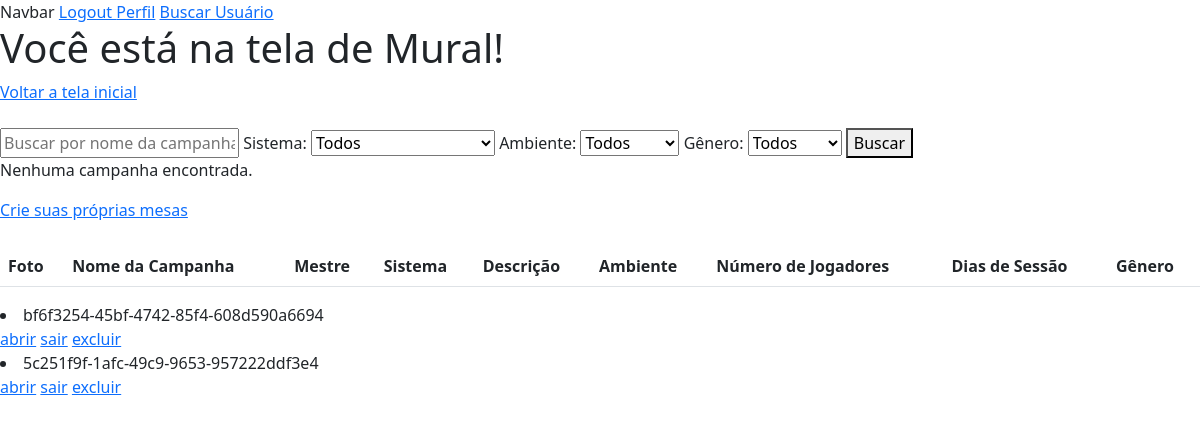
Page /buscarMesa/ (signed in) on the earlier database version.
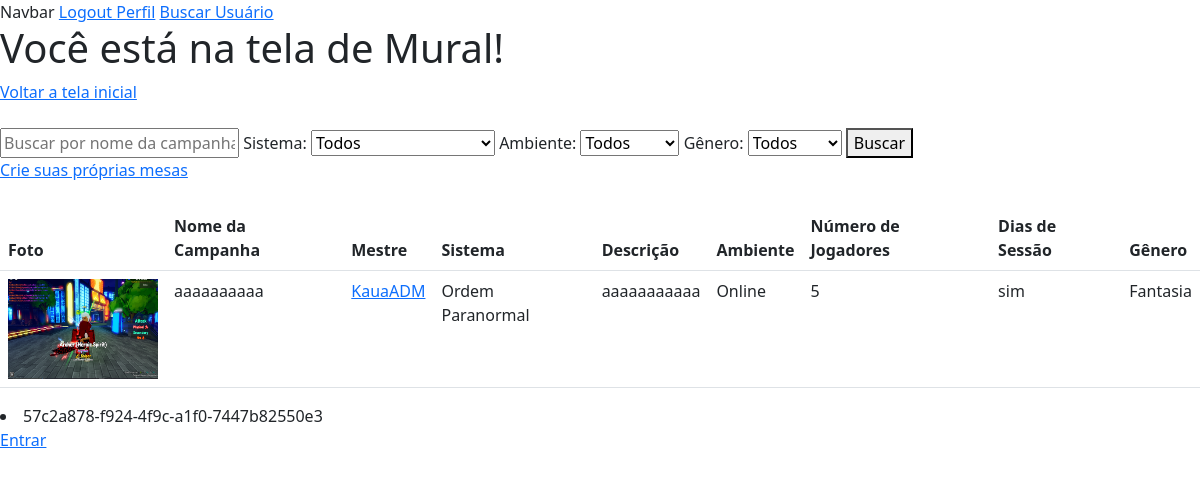
Same page on the later database version.
### chat/models.py (models this page shows, shortened)
class Grupo(models.Model):
	uuid = models.UUIDField(default=uuid4, editable=False)
	membros = models.ManyToManyField(User)
	criador = models.ForeignKey(User, on_delete=models.CASCADE, null=True, related_name='grupos_criados')

### home/models.py (models this page shows, shortened)
class Campanha(models.Model):
    nomeMestre = models.ForeignKey(Perfil, on_delete=models.CASCADE)
    SISTEMAS_RPG_CHOICES = (
        ('Dungeons & Dragons', 'Dungeons & Dragons'),
        ('Ordem Paranormal', 'Ordem Paranormal'),
        ('Tormenta20', 'Tormenta20'),
        ('Call of Cthulu', 'Call of Cthulu'),
        ('Outro', 'Outro')
    )
    AMBIENTES_RPG_CHOICES = (
        ('Online', 'Online'),
        ('Presencial', 'Presencial')
    )
    GENERO_RPG_CHOICES = (
        ('Aventura', 'Aventura'),
        ('Fantasia', 'Fantasia'),
        ('Histórico', 'Histórico'),
        ('Mistério', 'Mistério'),
        ('Suspense', 'Suspense'),
        ('Terror', 'Terror'),
    )
    nomeCampanha = models.CharField(max_length=52, null=True)
    sistemaCampanha = models.CharField(max_length=100, choices=SISTEMAS_RPG_CHOICES, null=True)
    descricaoCampanha = models.TextField(max_length=256, null=True)
    fotoCampanha = models.ImageField(upload_to='images/FotoCampanha/', null=True)
    ambienteCampanha = models.CharField(max_length=100, choices=AMBIENTES_RPG_CHOICES, null=True)
    numeroJogadores = models.IntegerField(null=True)
    diasSessao = models.CharField(max_length=52, null=True)
    generoRPG = models.CharField(max_length=100, choices=GENERO_RPG_CHOICES, null=True)

class Perfil(models.Model):
    nomePerfil = models.ForeignKey(User, on_delete=models.CASCADE)
    slug = models.SlugField(User, unique=True)
    SESSION_CHOICES = (
        ('Online', 'Online'),
        ('Presencial', 'Presencial'),
    )
    PLAYER_TYPE_CHOICES = (
        ('Mestre', 'Mestre'),
        ('Jogador', 'Jogador'),
        ('Ambos', 'Ambos'),
    )
    RPG_SYSTEM_CHOICES = (
        ('Dungeons & Dragons', 'Dungeons & Dragons'),
        ('Tormenta20', 'Tormenta20'),
        ('Ordem Paranormal', 'Ordem Paranormal'),
        ('Call of Cthulhu', 'Call of Cthulhu'),
        ('Outros', 'Outros'),
    )
    fotoConta = models.ImageField(upload_to='images/profilePictures')
    tipo_sessao = models.CharField(max_length=20, choices=SESSION_CHOICES, null=True)
    tipo_player = models.CharField(max_length=20, choices=PLAYER_TYPE_CHOICES, null=True)
    descricao = models.TextField(max_length=256, null=True)
    sistema_rpg = models.CharField(max_length=20, choices=RPG_SYSTEM_CHOICES, null=True)
    idade = models.IntegerField(null=True)

### home/views.py (the view)
# urls.py: path('buscarMesa/', views.buscarmesa, name='buscarmesa'),
@login_required
def buscarmesa(request):
    perfil = Perfil.objects.get(nomePerfil=request.user)
    sistema_busca = request.GET.get('q')
    sistema_filtro = request.GET.get('sistema')
    ambiente_filtro = request.GET.get('ambiente')
    genero_filtro = request.GET.get('genero')
    campanhas = Campanha.objects.all()
    grupos = Grupo.objects.all()
    if sistema_busca:
        campanhas = campanhas.filter(
            Q(nomeCampanha__icontains=sistema_busca)
        )
    if sistema_filtro:
        campanhas = campanhas.filter(
            Q(sistemaCampanha__icontains=sistema_filtro)
        )
    if ambiente_filtro:
        campanhas = campanhas.filter(
            Q(ambienteCampanha__icontains=ambiente_filtro)
        )
    if genero_filtro:
        campanhas = campanhas.filter(
            Q(generoRPG__icontains=genero_filtro)
        )
    return render(request, 'principal/muralLogado.html', {'campanhas': campanhas, 'perfil': perfil, 'grupos': grupos})

### home/templates/principal/muralLogado.html (shortened to what this page needs)
{% extends 'principal/base.html' %}
{% block conteudo %}
<h1>Você está na tela de Mural!</h1>
<a href='{% url 'index' %}'>Voltar a tela inicial</a> <br> <br>
<form method="GET" class="search-form">
    <input type="text" name="q" placeholder="Buscar por nome da campanha">
    <label for="sistema">Sistema:</label>
    <select name="sistema" id="sistema">
        <option value="">Todos</option>
    </select>
    <label for="ambiente">Ambiente:</label>
    <select name="ambiente" id="ambiente">
        <option value="">Todos</option>
    </select>
    <label for="genero">Gênero:</label>
    <select name="genero" id="genero">
        <option value="">Todos</option>
    </select>
    <button type="submit">Buscar</button>
</form>
{% if campanhas %}
{% else %}
    <p>Nenhuma campanha encontrada.</p>
{% endif %}
{% if perfil.tipo_player == "Ambos" or perfil.tipo_player == "Mestre" %}
<a href="{% url 'criarCampanhas' %}">Crie suas próprias mesas</a>
{% endif %}
<br> <br>
<link href="https://cdn.jsdelivr.net/npm/bootstrap@5.3.0/dist/css/bootstrap.min.css" rel="stylesheet">
<table class="table">
    <thead>
        <tr>
            <th>Foto</th>
            <th>Nome da Campanha</th>
            <th>Mestre</th>
            <th>Sistema</th>
            <th>Descrição</th>
            <th>Ambiente</th>
            <th>Número de Jogadores</th>
            <th>Dias de Sessão</th>
            <th>Gênero</th>
        </tr>
    </thead>
    <tbody>
        {% for campanha in campanhas %}
        <tr>
            <td><img src="{{ campanha.fotoCampanha.url }}" alt="Foto da Campanha" width="150" height="100"></td>
            <td>{{ campanha.nomeCampanha }}</td>
            <td><a href="{% url 'exibir_perfil' perfil_slug=campanha.nomeMestre.slug %}">{{ campanha.nomeMestre.nomePerfil.username }}</a></td>
            <td>{{ campanha.sistemaCampanha }}</td>
            <td>{{ campanha.descricaoCampanha }}</td>
            <td>{{ campanha.ambienteCampanha }}</td>
            <td>{{ campanha.numeroJogadores }}</td>
            <td>{{ campanha.diasSessao }}</td>
            <td>{{ campanha.generoRPG }}</td>
            </tr>
        {% endfor %}
    </tbody>
</table>
{% for grupo in grupos %}
<div id="{{ grupo.uuid }}">
  <li><a>{{ grupo.uuid }}</a></li>
    {% if request.user in grupo.membros.all %}
      <a href="{% url 'Abrir_chat' uuid=grupo.uuid %}">abrir</a>
      <a href="{% url 'Sair_grupo' uuid=grupo.uuid %}">sair</a>
      {% if perfil.tipo_player == "Ambos" or perfil.tipo_player == "Mestre" %}
      <a href="{% url 'Remover_grupo' uuid=grupo.uuid %}">excluir</a>
    {% endif %}
    {% else %}
      <a href="{% url 'Entrar_grupo' uuid=grupo.uuid %}">Entrar</a>
    {% endif %}
</div>
{% endfor %}
{% endblock conteudo %}

### home/templates/principal/base.html (shortened to what this page needs)
{% load static %}
<!DOCTYPE html>
<html lang="pt-br">
<head>
    <link rel="stylesheet" href="{% static 'css/base.css' %}">
</head>
<body>
    {% if user.is_authenticated %}
    <nav>Navbar <a href="{% url 'account_logout' %}">Logout </a> <a href="{%url 'usuario' %}" style=>Perfil</a> <a href="{% url 'search_user' %}">Buscar Usuário</a></nav>
    {% else %}
    <nav>Navbar <a href="{% url 'account_signup' %}">Cadastre-se </a><a href="{% url 'account_login' %}">Login</a></nav>
    {% endif %}
    {% block conteudo %}
    {% endblock conteudo %}
</body>
</html>

### static/css/base.css (style rules this page uses)
a { text-decoration: none; }

Differences in the rows shown:
removed Grupo: uuid "bf6f3254-45bf-4742-85f4-608d590a6694", shows "abrir", shows "excluir"
removed Grupo: uuid "5c251f9f-1afc-49c9-9653-957222ddf3e4", shows "abrir", shows "excluir"
added Campanha: fotoCampanha (picture), nomeCampanha "aaaaaaaaaa", nomeMestre.nomePerfil.username "KauaADM", sistemaCampanha "Ordem Paranormal", descricaoCampanha "aaaaaaaaaaa", ambienteCampanha "Online", numeroJogadores "5", diasSessao "sim", generoRPG "Fantasia"
added Grupo: uuid "57c2a878-f924-4f9c-a1f0-7447b82550e3", shows "Entrar"
Other differences:
text no longer shown: "Nenhuma campanha encontrada."
